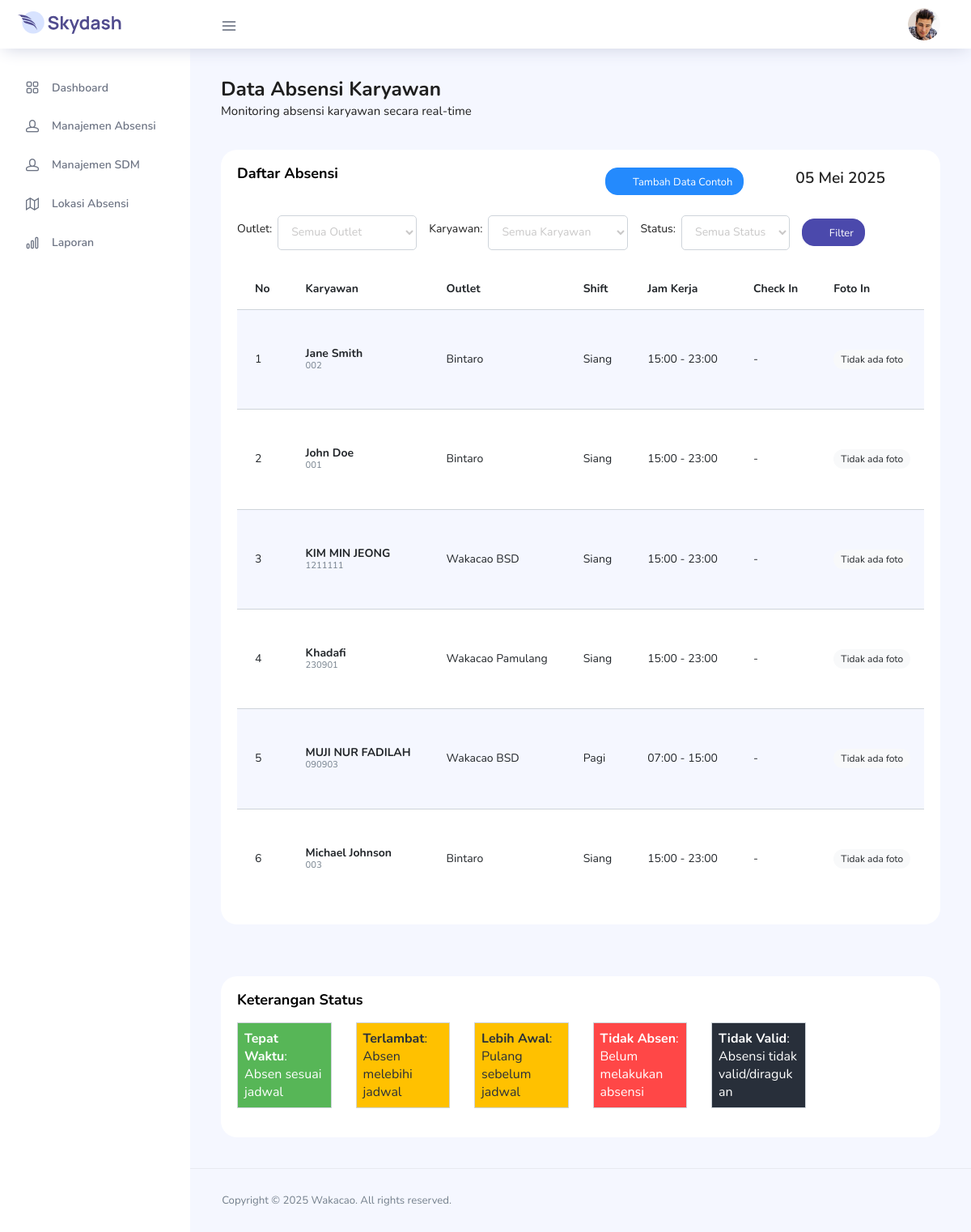
Screenshot of /admin/attendance_list.php (signed in) with the database file from the repository.
### tables this page shows
CREATE TABLE `jadwal` (
  `id` int(11) NOT NULL,
  `id_karyawan` varchar(10) NOT NULL,
  `tanggal` date NOT NULL,
  `id_shift` int(11) DEFAULT NULL,
  `status` enum('masuk','libur','izin','sakit','cuti') DEFAULT 'masuk'
);

CREATE TABLE `users` (
  `id` int(11) NOT NULL,
  `id_karyawan` varchar(10) NOT NULL,
  `nama` varchar(100) NOT NULL,
  `email` varchar(100) NOT NULL,
  `password` varchar(255) NOT NULL,
  `outlet` varchar(50) NOT NULL,
  `role` enum('admin','karyawan','supervisor') NOT NULL DEFAULT 'karyawan',
  `created_at` timestamp NOT NULL DEFAULT current_timestamp(),
  `updated_at` timestamp NOT NULL DEFAULT current_timestamp() ON UPDATE current_timestamp()
);

CREATE TABLE `shift` (
  `id` int(11) NOT NULL,
  `nama_shift` varchar(20) NOT NULL,
  `jam_mulai` time NOT NULL,
  `jam_selesai` time NOT NULL
);

### admin/attendance_list.php (the view, shortened to what this page needs)
<?php
require_once '../config.php';
function formatDateIndo($date) {
    $date = date('Y-m-d', strtotime($date));
    $day = date('d', strtotime($date));
    $month = date('m', strtotime($date));
    $year = date('Y', strtotime($date));
    $monthNames = [
        '01' => 'Januari', '02' => 'Februari', '03' => 'Maret',
        '04' => 'April', '05' => 'Mei', '06' => 'Juni',
        '07' => 'Juli', '08' => 'Agustus', '09' => 'September',
        '10' => 'Oktober', '11' => 'November', '12' => 'Desember'
    ];
    return $day . ' ' . $monthNames[$month] . ' ' . $year;
}
$filter_tanggal = isset($_GET['tanggal']) ? $_GET['tanggal'] : date('Y-m-d');
$filter_outlet = isset($_GET['outlet']) ? $_GET['outlet'] : '';
$filter_karyawan = isset($_GET['karyawan']) ? $_GET['karyawan'] : '';
$filter_status = isset($_GET['status']) ? $_GET['status'] : '';
$query_jadwal = "SELECT j.*, u.nama, u.outlet, s.nama_shift, s.jam_mulai, s.jam_selesai
                FROM jadwal j
                LEFT JOIN users u ON j.id_karyawan = u.id_karyawan
                LEFT JOIN shift s ON j.id_shift = s.id
                WHERE j.tanggal = '$filter_tanggal' AND j.status = 'masuk'";
$query_jadwal .= " ORDER BY u.nama";
$result_jadwal = mysqli_query($koneksi, $query_jadwal);
$jadwal_list = [];
if ($result_jadwal) {
    while ($row = mysqli_fetch_assoc($result_jadwal)) {
        $jadwal_list[$row['id_karyawan']] = $row;
    }
}
$merged_data = [];
$karyawan_dengan_absensi = [];
foreach ($jadwal_list as $id_karyawan => $jadwal) {
    if (!in_array($id_karyawan, $karyawan_dengan_absensi)) {
        $merged_data[] = [
            'id_karyawan' => $id_karyawan,
            'nama' => $jadwal['nama'] ?? 'Tidak diketahui',
            'outlet' => $jadwal['outlet'] ?? 'Tidak diketahui',
            'id_shift' => $jadwal['id_shift'] ?? null,
            'nama_shift' => $jadwal['nama_shift'] ?? '-',
            'jam_mulai' => $jadwal['jam_mulai'] ?? null,
            'jam_selesai' => $jadwal['jam_selesai'] ?? null,
            'check_in' => null,
            'foto_check_in' => null,
            'check_out' => null,
            'foto_check_out' => null,
            'status_check_in' => 'tidak absen',
            'status_check_out' => 'tidak absen',
            'latitude_in' => null,
            'longitude_in' => null,
            'latitude_out' => null,
            'longitude_out' => null,
            'location_info_in' => null,
            'location_info_out' => null,
            'has_absensi' => false,
        ];
    }
}
usort($merged_data, function($a, $b) {
    return strcmp($a['nama'], $b['nama']);
});
$yesterday = date('Y-m-d', strtotime($filter_tanggal . ' -1 day'));
$tomorrow = date('Y-m-d', strtotime($filter_tanggal . ' +1 day'));
?>
<!DOCTYPE html>
<html lang="en">
<head>
  <link rel="stylesheet" href="../vendors/feather/feather.css">
  <link rel="stylesheet" href="../vendors/ti-icons/css/themify-icons.css">
  <link rel="stylesheet" href="../vendors/css/vendor.bundle.base.css">
  <link rel="stylesheet" href="../vendors/datatables.net-bs4/dataTables.bootstrap4.css">
  <link rel="stylesheet" href="../css/vertical-layout-light/style.css">
</head>
<body>
  <div class="container-scroller">
    <nav class="navbar col-lg-12 col-12 p-0 fixed-top d-flex flex-row">
      <div class="text-center navbar-brand-wrapper d-flex align-items-center justify-content-center">
        <a class="navbar-brand brand-logo mr-5" href="index.php"><img src="../images/logo.svg" class="mr-2" alt="logo"/></a>
      </div>
      <div class="navbar-menu-wrapper d-flex align-items-center justify-content-end">
        <button class="navbar-toggler navbar-toggler align-self-center" type="button" data-toggle="minimize">
          <span class="icon-menu"></span>
        </button>
        <ul class="navbar-nav navbar-nav-right">
          <li class="nav-item nav-profile dropdown">
            <a class="nav-link dropdown-toggle" href="#" data-toggle="dropdown" id="profileDropdown">
              <img src="../images/faces/face28.jpg" alt="profile"/>
            </a>
          </li>
        </ul>
      </div>
    </nav>
      <?php include 'sidebar.php'; ?>
      <div class="main-panel">
        <div class="content-wrapper">
          <div class="row">
            <div class="col-md-12 grid-margin">
              <div class="row">
                <div class="col-12 col-xl-8 mb-4 mb-xl-0">
                  <h3 class="font-weight-bold">Data Absensi Karyawan</h3>
                  <h6 class="font-weight-normal mb-0">Monitoring absensi karyawan secara real-time</h6>
                </div>
              </div>
            </div>
          </div>
          <div class="row">
            <div class="col-md-12 grid-margin stretch-card">
              <div class="card">
                <div class="card-body">
                  <div class="d-flex justify-content-between align-items-center mb-4">
                    <h4 class="card-title">Daftar Absensi</h4>
                    <div class="d-flex">
                      <a href="set_sample_data.php" class="btn btn-sm btn-info mr-3">
                        <i class="ti-plus mr-1"></i> Tambah Data Contoh
                      </a>
                      <div class="date-navigator">
                        <a href="?tanggal=<?php echo $yesterday; ?>&outlet=<?php echo $filter_outlet; ?>&karyawan=<?php echo $filter_karyawan; ?>&status=<?php echo $filter_status; ?>" class="text-decoration-none">
                          <i class="ti-arrow-left"></i>
                        </a>
                        <span class="mx-2">
                          <?php echo formatDateIndo($filter_tanggal); ?>
                        </span>
                        <a href="?tanggal=<?php echo $tomorrow; ?>&outlet=<?php echo $filter_outlet; ?>&karyawan=<?php echo $filter_karyawan; ?>&status=<?php echo $filter_status; ?>" class="text-decoration-none">
                          <i class="ti-arrow-right"></i>
                        </a>
                      </div>
                    </div>
                  </div>
                  <div class="row mb-4">
                    <div class="col-md-12">
                      <form method="GET" action="" class="form-inline">
                        <div class="form-group mr-3">
                          <label for="outlet" class="mr-2">Outlet:</label>
                          <select name="outlet" id="outlet" class="form-control form-control-sm">
                            <option value="">Semua Outlet</option>
                          </select>
                        </div>
                        <div class="form-group mr-3">
                          <label for="karyawan" class="mr-2">Karyawan:</label>
                          <select name="karyawan" id="karyawan" class="form-control form-control-sm">
                            <option value="">Semua Karyawan</option>
                          </select>
                        </div>
                        <div class="form-group mr-3">
                          <label for="status" class="mr-2">Status:</label>
                          <select name="status" id="status" class="form-control form-control-sm">
                            <option value="">Semua Status</option>
                          </select>
                        </div>
                        <button type="submit" class="btn btn-primary btn-sm">
                          <i class="ti-filter mr-1"></i> Filter
                        </button>
                      </form>
                    </div>
                  </div>
                  <div class="table-responsive">
                    <table class="table table-striped table-hover attendance-table">
                      <thead>
                        <tr>
                          <th>No</th>
                          <th>Karyawan</th>
                          <th>Outlet</th>
                          <th>Shift</th>
                          <th>Jam Kerja</th>
                          <th>Check In</th>
                          <th>Foto In</th>
                        </tr>
                      </thead>
                      <tbody>
                        <?php if (count($merged_data) > 0): ?>
                          <?php $no = 1; foreach ($merged_data as $data): ?>
                          <tr>
                            <td><?php echo $no++; ?></td>
                            <td>
                              <strong><?php echo $data['nama']; ?></strong>
                              <br>
                              <small class="text-muted"><?php echo $data['id_karyawan']; ?></small>
                            </td>
                            <td><?php echo $data['outlet']; ?></td>
                            <td><?php echo $data['nama_shift'] ?: '-'; ?></td>
                            <td>
                              <?php if ($data['jam_mulai'] && $data['jam_selesai']): ?>
                              <?php echo substr($data['jam_mulai'], 0, 5); ?> - <?php echo substr($data['jam_selesai'], 0, 5); ?>
                              <?php else: ?>
                              -
                              <?php endif; ?>
                            </td>
                            <td>
                              <?php if ($data['check_in']): ?>
                              <?php echo date('H:i', strtotime($data['check_in'])); ?>
                              <?php else: ?>
                              -
                              <?php endif; ?>
                            </td>
                            <td>
                              <?php if ($data['foto_check_in']): ?>
                              <img src="../<?php echo $data['foto_check_in']; ?>" class="attendance-img" data-toggle="modal" data-target="#imageModal" data-img="../<?php echo $data['foto_check_in']; ?>" alt="Check In">
                              <br>
                              <a href="view_image.php?path=<?php echo $data['foto_check_in']; ?>" target="_blank" class="badge badge-primary mt-1">Lihat langsung</a>
                              <?php else: ?>
                              <span class="badge badge-light">Tidak ada foto</span>
                              <?php endif; ?>
                            </td>
                          </tr>
                          <?php endforeach; ?>
                        <?php else: ?>
                        <tr>
                          <td colspan="10" class="text-center">Tidak ada data absensi untuk tanggal ini</td>
                        </tr>
                        <?php endif; ?>
                      </tbody>
                    </table>
                  </div>
                </div>
              </div>
            </div>
          </div>
          <div class="row mt-4">
            <div class="col-md-12">
              <div class="card">
                <div class="card-body">
                  <h4 class="card-title">Keterangan Status</h4>
                  <div class="row">
                    <div class="col-md-2 col-sm-4 mb-3">
                      <div class="p-2 bg-success text-white border">
                        <strong>Tepat Waktu</strong>: Absen sesuai jadwal
                      </div>
                    </div>
                    <div class="col-md-2 col-sm-4 mb-3">
                      <div class="p-2 bg-warning text-dark border">
                        <strong>Terlambat</strong>: Absen melebihi jadwal
                      </div>
                    </div>
                    <div class="col-md-2 col-sm-4 mb-3">
                      <div class="p-2 bg-warning text-dark border">
                        <strong>Lebih Awal</strong>: Pulang sebelum jadwal
                      </div>
                    </div>
                    <div class="col-md-2 col-sm-4 mb-3">
                      <div class="p-2 bg-danger text-white border">
                        <strong>Tidak Absen</strong>: Belum melakukan absensi
                      </div>
                    </div>
                    <div class="col-md-2 col-sm-4 mb-3">
                      <div class="p-2 bg-dark text-white border">
                        <strong>Tidak Valid</strong>: Absensi tidak valid/diragukan
                      </div>
                    </div>
                  </div>
                </div>
              </div>
            </div>
          </div>
        </div>
        <footer class="footer">
          <div class="d-sm-flex justify-content-center justify-content-sm-between">
            <span class="text-muted text-center text-sm-left d-block d-sm-inline-block">Copyright © <?php echo date('Y'); ?> Wakacao. All rights reserved.</span>
          </div>
        </footer>
      </div>
    </div>
  </div>
</body>
</html>

### admin/attendance_list.php (style rules this page uses)
.attendance-table th, .attendance-table td { vertical-align: middle; }
.date-navigator { font-size: 1.2rem; font-weight: 500; }
.date-navigator a { padding: 0 10px; }

### rows the page displays
jadwal: users.nama "Jane Smith", id_karyawan "002", users.outlet "Bintaro", id_shift.nama_shift "Siang", id_shift.jam_mulai "15:00", id_shift.jam_selesai "23:00"
jadwal: users.nama "John Doe", id_karyawan "001", users.outlet "Bintaro", id_shift.nama_shift "Siang", id_shift.jam_mulai "15:00", id_shift.jam_selesai "23:00"
jadwal: users.nama "KIM MIN JEONG", id_karyawan "1211111", users.outlet "Wakacao BSD", id_shift.nama_shift "Siang", id_shift.jam_mulai "15:00", id_shift.jam_selesai "23:00"
jadwal: users.nama "Khadafi", id_karyawan "230901", users.outlet "Wakacao Pamulang", id_shift.nama_shift "Siang", id_shift.jam_mulai "15:00", id_shift.jam_selesai "23:00"
jadwal: users.nama "MUJI NUR FADILAH", id_karyawan "090903", users.outlet "Wakacao BSD", id_shift.nama_shift "Pagi", id_shift.jam_mulai "07:00", id_shift.jam_selesai "15:00"
jadwal: users.nama "Michael Johnson", id_karyawan "003", users.outlet "Bintaro", id_shift.nama_shift "Siang", id_shift.jam_mulai "15:00", id_shift.jam_selesai "23:00"

### other values shown
formatDateIndo($filter_tanggal) "05 Mei 2025"
